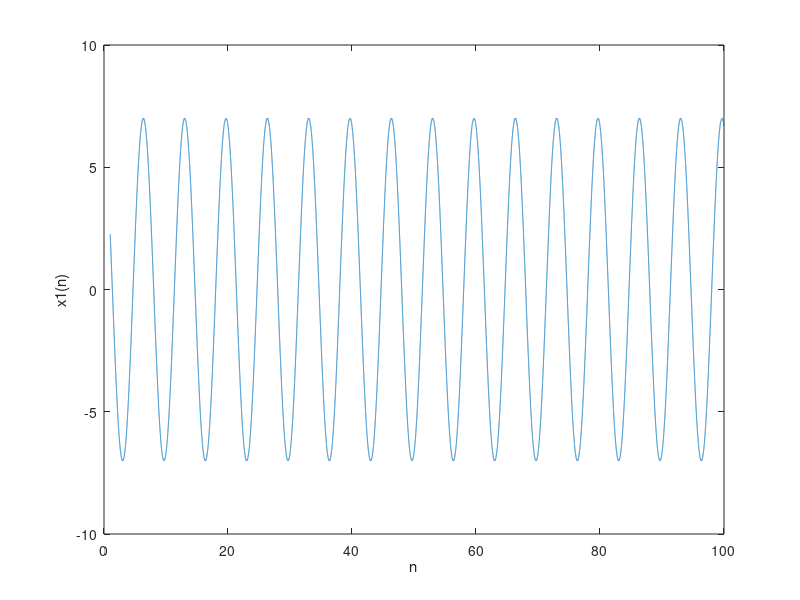
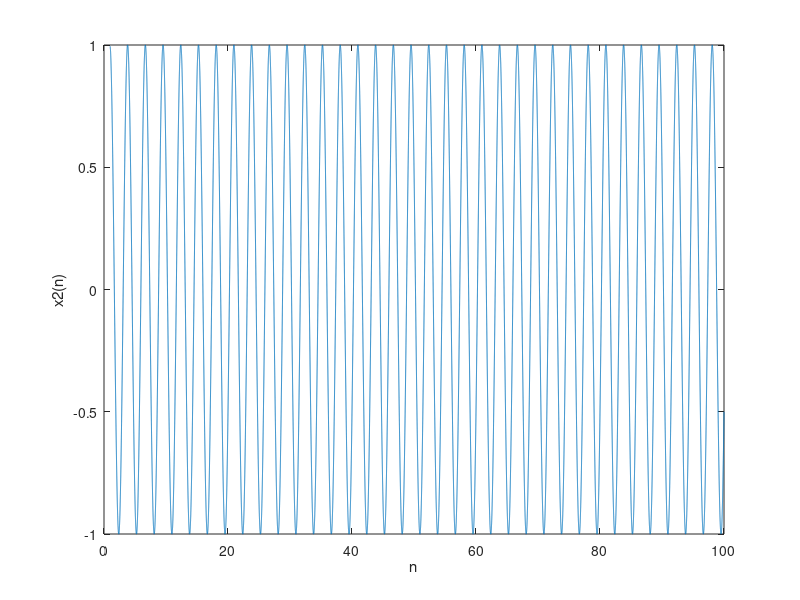
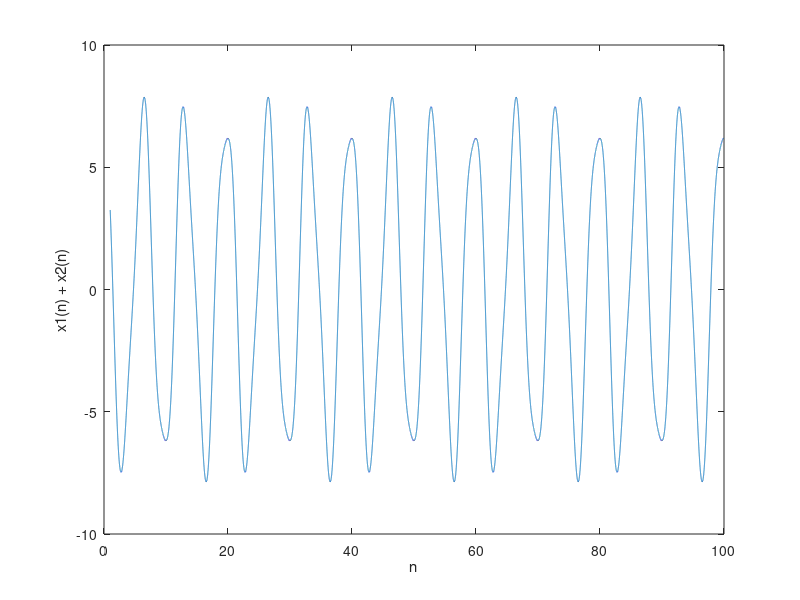

These figures' MATLAB source, in order:
close all;

n = 1:0.001:100;

x1 = 7 * cos( 0.3 * pi * n + 0.3);
x2 = sin( 0.7 * pi * n - pi / 6);

sumx1x2 = x1 + x2;

figure();
plot( n, x1);
xlabel('n');
ylabel('x1(n)');
figure();
plot( n, x2);
xlabel('n');
ylabel('x2(n)');
figure();
plot( n, sumx1x2);
xlabel('n');
ylabel('x1(n) + x2(n)');
